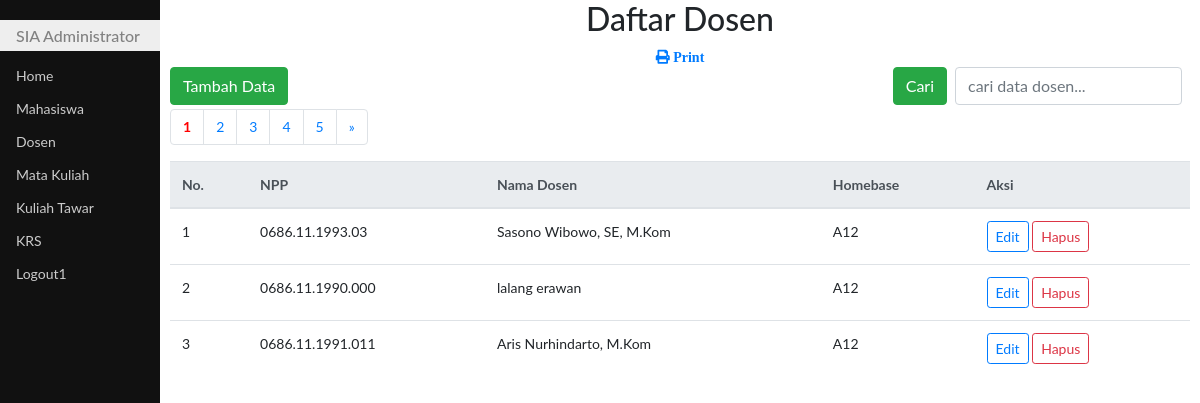
The page /updateDosen.php on the database its author committed.
### tables this page shows
CREATE TABLE `dosen` (
  `npp` char(16) NOT NULL,
  `namadosen` varchar(50) DEFAULT NULL,
  `homebase` char(10) DEFAULT NULL
);

### updateDosen.php (the view, shortened to what this page needs)
<!DOCTYPE html>
<html>
<head>
	<link rel="stylesheet" type="text/css" href="bootstrap4/css/bootstrap.css">
	<link rel="stylesheet" type="text/css" href="css/styleku.css">
	<link rel="stylesheet" href="https://use.fontawesome.com/releases/v5.7.0/css/all.css">
</head>
<body>
<?php
require "fungsi.php";
$jmlDataPerHal = 3;
if (isset($_POST['cari'])){
	$cari=$_POST['cari'];
	$sql="select * from dosen where npp like'%$cari%' or
						  namadosen like '%$cari%' or
						  homebase like '%$cari%'";
}else{
	$sql="select * from dosen";
}
$qry = mysqli_query($koneksi,$sql) or die(mysqli_error($koneksi));
$jmlData = mysqli_num_rows($qry);
$jmlHal = ceil($jmlData / $jmlDataPerHal);
if (isset($_GET['hal'])){
	$halAktif=$_GET['hal'];
}else{
	$halAktif=1;
}
$awalData=($jmlDataPerHal * $halAktif)-$jmlDataPerHal;
$kosong=false;
if (isset($_POST['cari'])){
	$cari=$_POST['cari'];
	$sql="select * from dosen where npp like'%$cari%' or
						  namadosen like '%$cari%' or
						  homebase like '%$cari%'
						  limit $awalData,$jmlDataPerHal";
}else{
	$sql="select * from dosen limit $awalData,$jmlDataPerHal";
}
$hasil=mysqli_query($koneksi,$sql) or die(mysqli_error($koneksi));
?>
<div class="utama">
	<h2 class="text-center">Daftar Dosen</h2>
	<div class="text-center"><a href="prnDosenPdf.php"><span class="fas fa-print">&nbsp;Print</span></a></div>
	<span class="float-left">
		<a class="btn btn-success" href="addDosen.php">Tambah Data</a>
	</span>
	<span class="float-right">
		<form action="" method="post" class="form-inline">
			<button class="btn btn-success" type="submit">Cari</button>
			<input class="form-control mr-2 ml-2" type="text" name="cari" placeholder="cari data dosen..." autofocus autocomplete="off">
		</form>
	</span>
	<br><br>
	<ul class="pagination">
		<?php
		for($i=1;$i<=$jmlHal;$i++){
			if ($i==$halAktif){
				echo "<li class='page-item'><a class='page-link' href=?hal=$i style='font-weight:bold;color:red;'>$i</a></li>";
			}else{
				echo "<li class='page-item'><a class='page-link' href=?hal=$i>$i</a></li>";
			}
		}
		if ($halAktif<$jmlHal){
			$forward=$halAktif+1;
			echo "<li class='page-item'><a class='page-link' href=?hal=$forward>&raquo;</a></li>";
		}
		?>
	</ul>
	<table class="table table-hover">
	<thead class="thead-light">
	<tr>
		<th>No.</th>
		<th>NPP</th>
		<th>Nama Dosen</th>
		<th>Homebase</th>
		<th>Aksi</th>
	</tr>
	</thead>
	<tbody>
	<?php
	if ($kosong){
		?>
		<tr><th colspan="6">
			<div class="alert alert-info alert-dismissible fade show text-center">
			Data tidak ada
			</div>
		</th></tr>
		<?php
	}else{
		if($awalData==0){
			$no=$awalData+1;
		}else{
			$no=$awalData;
		}
		while($row=mysqli_fetch_assoc($hasil)){
			?>
			<tr>
				<td><?php echo $no?></td>
				<td><?php echo $row["npp"]?></td>
				<td><?php echo $row["namadosen"]?></td>
				<td><?php echo $row["homebase"]?></td>
                <td>
				<a class="btn btn-outline-primary btn-sm" href="editDosen.php?kode=<?php echo $row["npp"]?>">Edit</a>
				<a class="btn btn-outline-danger btn-sm" href="hpsDosen.php?kode=<?php echo $row["npp"]?>" id="linkHps" onclick="return confirm('Yakin dihapus nih?')">Hapus</a>
				</td>
			</tr>
			<?php
			$no++;
		}
	}
	?>
	</tbody>
	</table>
</div>
</body>
</html>

### css/styleku.css (style rules this page uses)
body { font-family: "Lato", sans-serif; }
.menusamping { height: 100%; width: 160px; position: fixed; z-index: 1; top: 0; left: 0; background-color: #111; overflow-x: hidden; padding-top: 20px; }
.menusamping a { padding: 6px 8px 6px 16px; text-decoration: none; font-size: 14px; color: #ccc; display: block; }
.menusamping h1 { padding: 6px 8px 6px 16px; text-decoration: none; font-size: 16px; color: #818181; background-color:#eee; display: block; }
.utama { margin-left: 160px; font-size: 14px; padding: 0px 10px; }

### rows shown on the page
dosen: npp "0686.11.1993.03", namadosen "Sasono Wibowo, SE, M.Kom", homebase "A12"
dosen: npp "0686.11.1990.000", namadosen "lalang erawan", homebase "A12"
dosen: npp "0686.11.1991.011", namadosen "Aris Nurhindarto, M.Kom", homebase "A12"
